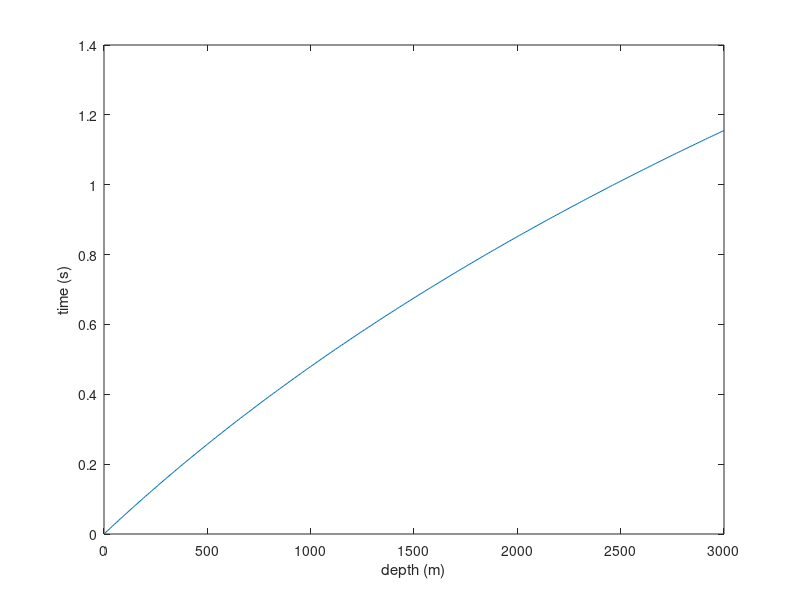

MATLAB code for this plot: (Note: this script raises an error after producing the figure.)
z=0:10:3000;
v0=1800;c=.6;
tau=log(1+c*z/v0)/c;
figure
plot(z,tau);xlabel('depth (m)');ylabel('time (s)')
flipy;axis([0 3000 0 1.2]);bigfont(gca,1.8,1);
figure
plot(tau,z);ylabel('depth (m)');xlabel('time (s)')
flipy;axis([0 1.2 0 3000 ]);bigfont(gca,1.8,1);
